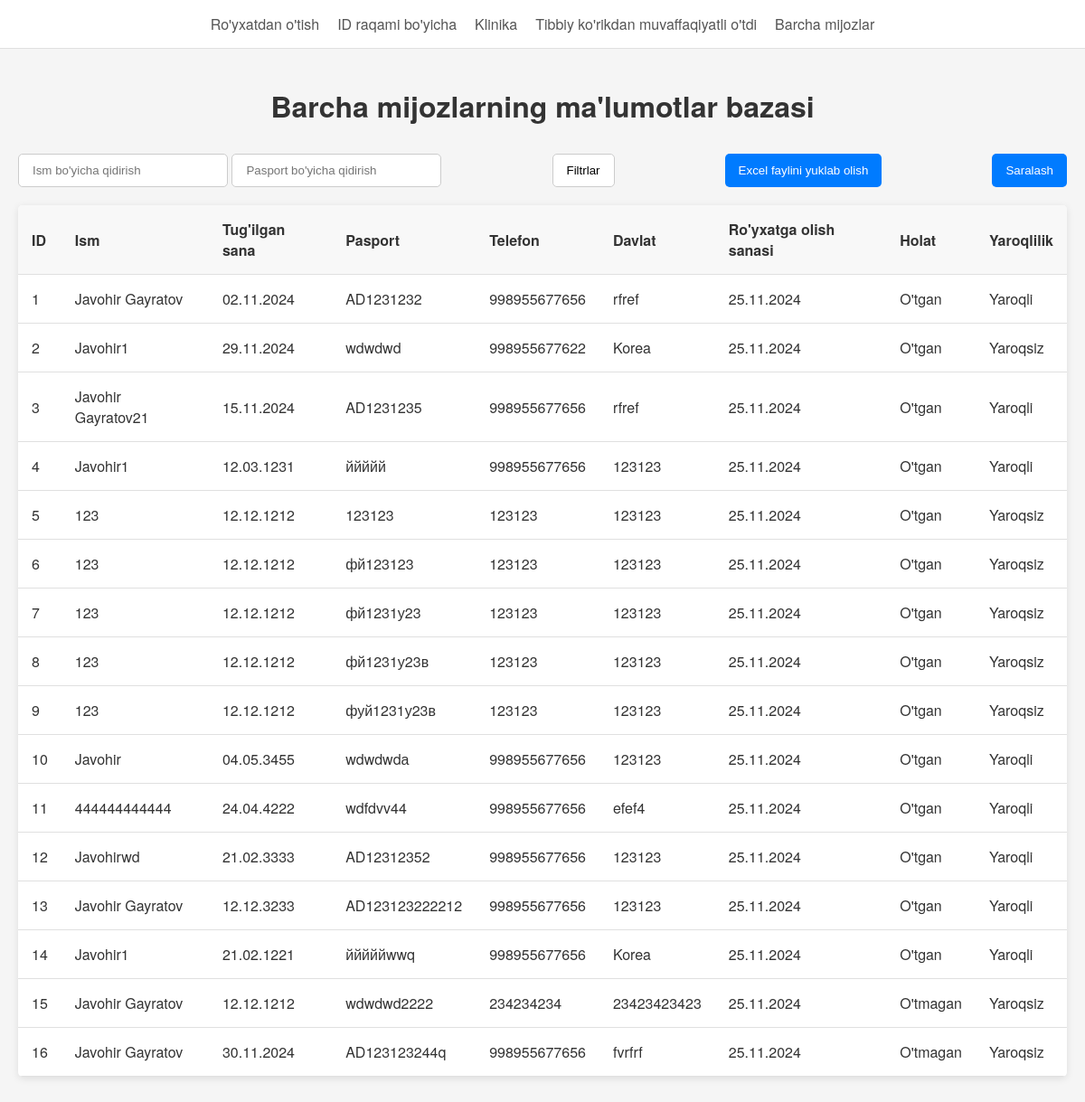
Screenshot of /all_clients with the database file from the repository.
### database.py (models this page shows)
class Client(Base):
    __tablename__ = "clients"
    user_id = Column(Integer, primary_key=True, index=True)
    name = Column(String)
    user_photo = Column(String)  # путь к файлу
    date_of_birth = Column(Date)
    user_passport_id = Column(String, unique=True, index=True)
    passport_photo = Column(String)  # путь к файлу
    user_phone_number = Column(String)
    migrating_country = Column(String)
    referral_for_tests = Column(String)  # путь к PDF
    reg_date = Column(DateTime, default=datetime.now)
    status = Column(Boolean, default=False)
    final_result = Column(String)  # путь к PDF
    assess = Column(Boolean, default=False)

### main.py (the view)
@app.get("/all_clients")
async def all_clients_page(request: Request, db: Session = Depends(get_db)):
    clients = db.query(Client).all()
    return templates.TemplateResponse("all_clients.html", {
        "request": request,
        "clients": clients
    })

### templates/all_clients.html (shortened to what this page needs)
<!DOCTYPE html>
<html>
<head>
    <link rel="stylesheet" href="{{ url_for('static', path='/css/all_clients.css') }}">
</head>
<body>
    <nav>
        <a href="/registration">Ro'yxatdan o'tish</a>
        <a href="/registration2">ID raqami bo'yicha</a>
        <a href="/clinic_client">Klinika</a>
        <a href="/assess_clients">Tibbiy ko'rikdan muvaffaqiyatli o'tdi</a>
        <a href="/all_clients">Barcha mijozlar</a>
    </nav>
    <div class="container">
        <h1>Barcha mijozlarning ma'lumotlar bazasi</h1>
        <div class="controls">
            <div class="search-controls">
                <input type="text" id="nameSearch" placeholder="Ism bo'yicha qidirish">
                <input type="text" id="passportSearch" placeholder="Pasport bo'yicha qidirish">
            </div>
            <div class="filter-controls">
                <button onclick="toggleFilters()" class="filter-btn">Filtrlar</button>
            </div>
            <button onclick="downloadExcel('all')" class="download-btn">Excel faylini yuklab olish</button>
            <button onclick="sortTable()" class="sort-btn">Saralash</button>
        </div>
        <table id="clientsTable">
            <thead>
                <tr>
                    <th>ID</th>
                    <th>Ism</th>
                    <th>Tug'ilgan sana</th>
                    <th>Pasport</th>
                    <th>Telefon</th>
                    <th>Davlat</th>
                    <th>Ro'yxatga olish sanasi</th>
                    <th>Holat</th>
                    <th>Yaroqlilik</th>
                </tr>
            </thead>
            <tbody>
                {% for client in clients %}
                <tr>
                    <td>{{ client.user_id }}</td>
                    <td>{{ client.name }}</td>
                    <td>{{ client.date_of_birth.strftime('%d.%m.%Y') }}</td>
                    <td>{{ client.user_passport_id }}</td>
                    <td>{{ client.user_phone_number }}</td>
                    <td>{{ client.migrating_country }}</td>
                    <td>{{ client.reg_date.strftime('%d.%m.%Y') }}</td>
                    <td>{{ "O'tgan" if client.status else "O'tmagan" }}</td>
                    <td>{{ "Yaroqli" if client.assess else "Yaroqsiz" }}</td>
                </tr>
                {% endfor %}
            </tbody>
        </table>
    </div>
</body>
</html>

### static/css/all_clients.css (style rules this page uses)
body { margin: 0; font-family: 'Helvetica Neue', Helvetica, Arial, sans-serif; background-color: #f5f5f5; color: #333; }
nav { background-color: #ffffff; border-bottom: 1px solid #e0e0e0; padding: 15px 30px; display: flex; gap: 20px; justify-content: center; }
nav a { text-decoration: none; color: #555555; font-weight: 500; transition: color 0.3s; }
.container { max-width: 1200px; margin: 40px auto; padding: 0 20px; }
h1 { text-align: center; margin-bottom: 30px; font-size: 2em; color: #333333; }
.controls { display: flex; flex-wrap: wrap; justify-content: space-between; margin-bottom: 20px; gap: 10px; }
.search-controls input { padding: 10px 15px; border: 1px solid #cccccc; border-radius: 5px; width: 200px; transition: border-color 0.3s; }
.filter-controls { position: relative; }
.filter-btn { padding: 10px 15px; background-color: #ffffff; border: 1px solid #cccccc; border-radius: 5px; cursor: pointer; transition: background-color 0.3s, border-color 0.3s; }
.download-btn, .sort-btn { padding: 10px 15px; background-color: #007BFF; color: #ffffff; border: none; border-radius: 5px; cursor: pointer; transition: background-color 0.3s; }
table { width: 100%; border-collapse: collapse; background-color: #ffffff; border-radius: 5px; overflow: hidden; box-shadow: 0 2px 8px rgba(0, 0, 0, 0.1); }
th, td { padding: 15px; text-align: left; border-bottom: 1px solid #e0e0e0; }
th { background-color: #f8f8f8; font-weight: 600; }

### rows the page displays
Client: user_id "1", name "Javohir Gayratov", date_of_birth "02.11.2024", user_passport_id "AD1231232", user_phone_number "998955677656", migrating_country "rfref", reg_date "25.11.2024", status "O'tgan", assess "Yaroqli"
Client: user_id "2", name "Javohir1", date_of_birth "29.11.2024", user_passport_id "wdwdwd", user_phone_number "998955677622", migrating_country "Korea", reg_date "25.11.2024", status "O'tgan", assess "Yaroqsiz"
Client: user_id "3", name "Javohir Gayratov21", date_of_birth "15.11.2024", user_passport_id "AD1231235", user_phone_number "998955677656", migrating_country "rfref", reg_date "25.11.2024", status "O'tgan", assess "Yaroqli"
Client: user_id "4", name "Javohir1", date_of_birth "12.03.1231", user_passport_id "ййййй", user_phone_number "998955677656", migrating_country "123123", reg_date "25.11.2024", status "O'tgan", assess "Yaroqli"
Client: user_id "5", name "123", date_of_birth "12.12.1212", user_passport_id "123123", user_phone_number "123123", migrating_country "123123", reg_date "25.11.2024", status "O'tgan", assess "Yaroqsiz"
Client: user_id "6", name "123", date_of_birth "12.12.1212", user_passport_id "фй123123", user_phone_number "123123", migrating_country "123123", reg_date "25.11.2024", status "O'tgan", assess "Yaroqsiz"
Client: user_id "7", name "123", date_of_birth "12.12.1212", user_passport_id "фй1231у23", user_phone_number "123123", migrating_country "123123", reg_date "25.11.2024", status "O'tgan", assess "Yaroqsiz"
Client: user_id "8", name "123", date_of_birth "12.12.1212", user_passport_id "фй1231у23в", user_phone_number "123123", migrating_country "123123", reg_date "25.11.2024", status "O'tgan", assess "Yaroqsiz"
Client: user_id "9", name "123", date_of_birth "12.12.1212", user_passport_id "фуй1231у23в", user_phone_number "123123", migrating_country "123123", reg_date "25.11.2024", status "O'tgan", assess "Yaroqsiz"
Client: user_id "10", name "Javohir", date_of_birth "04.05.3455", user_passport_id "wdwdwdа", user_phone_number "998955677656", migrating_country "123123", reg_date "25.11.2024", status "O'tgan", assess "Yaroqli"
Client: user_id "11", name "444444444444", date_of_birth "24.04.4222", user_passport_id "wdfdvv44", user_phone_number "998955677656", migrating_country "efef4", reg_date "25.11.2024", status "O'tgan", assess "Yaroqli"
Client: user_id "12", name "Javohirwd", date_of_birth "21.02.3333", user_passport_id "AD12312352", user_phone_number "998955677656", migrating_country "123123", reg_date "25.11.2024", status "O'tgan", assess "Yaroqli"
Client: user_id "13", name "Javohir Gayratov", date_of_birth "12.12.3233", user_passport_id "AD123123222212", user_phone_number "998955677656", migrating_country "123123", reg_date "25.11.2024", status "O'tgan", assess "Yaroqli"
Client: user_id "14", name "Javohir1", date_of_birth "21.02.1221", user_passport_id "йййййwwq", user_phone_number "998955677656", migrating_country "Korea", reg_date "25.11.2024", status "O'tgan", assess "Yaroqli"
Client: user_id "15", name "Javohir Gayratov", date_of_birth "12.12.1212", user_passport_id "wdwdwd2222", user_phone_number "234234234", migrating_country "23423423423", reg_date "25.11.2024", status "O'tmagan", assess "Yaroqsiz"
Client: user_id "16", name "Javohir Gayratov", date_of_birth "30.11.2024", user_passport_id "AD123123244q", user_phone_number "998955677656", migrating_country "fvrfrf", reg_date "25.11.2024", status "O'tmagan", assess "Yaroqsiz"
